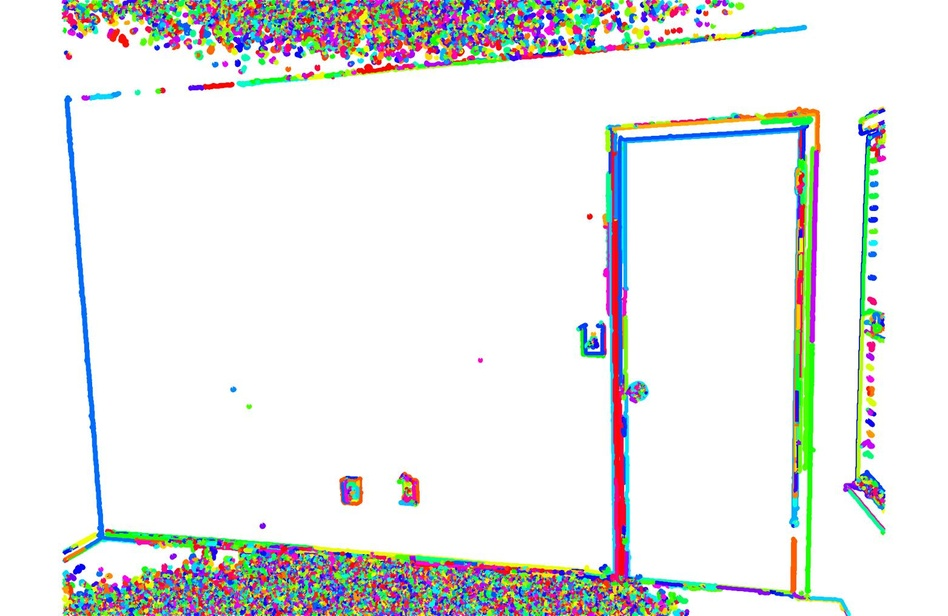
%> input picture edgedetected.jpg, 948 x 616 px, shrunk from 1563 x 1016 before the run
$ octave line_detection.m   (GNU Octave 9; MATLAB toolbox functions it lacks are replaced by stand-ins)
%> lines starting %> are read from the running program, lines starting %| are printed output that depends on the picture; in (x1, y1, x2, y2) boxes, pixels count from 0 and x2, y2 are one past the last pixel; in counts of white or black regions, pixels touching at a corner belong together; the program's own positions count from 1
input_image1 = rgb2gray(imread('edgedetected.jpg'));
%> input_image1: size 616x948 uint8; min 14, max 255, mean 233.3
input_image2 = imread('houghlines3.jpg');
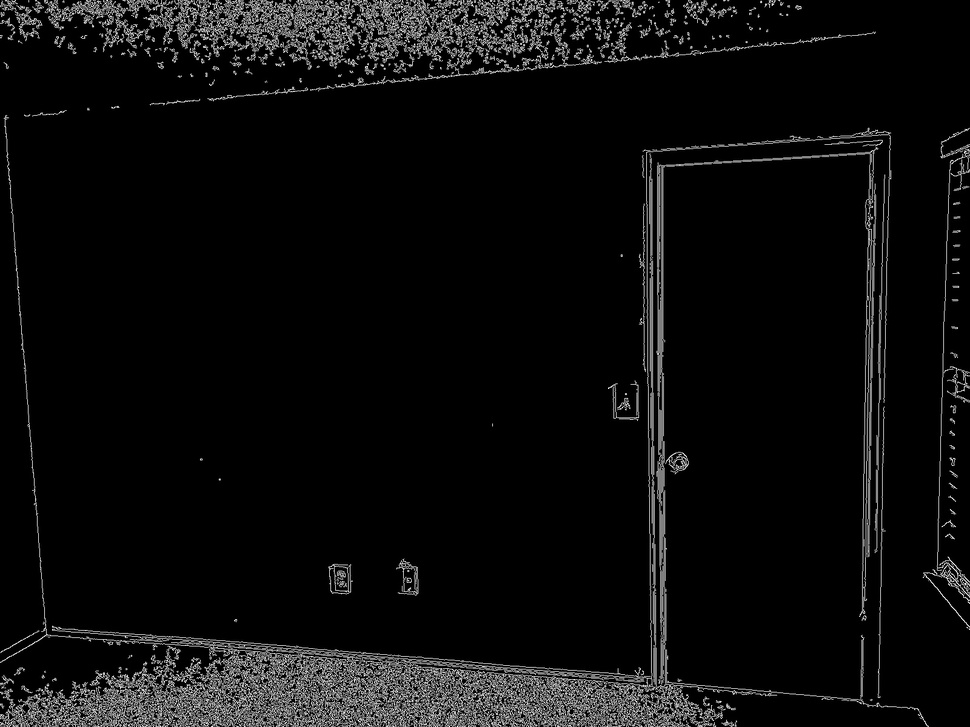
%> input picture houghlines3.jpg, 970 x 727 px, shrunk from 1600 x 1200 before the run
%> input_image2 is the input picture: size 727x970 uint8; min 0, max 255, mean 12.9
%input_image2 = rgb2gray(imread('./CV Project/switch.jpg'));
maxPeaks = 1;
fillgap = 500;
minline = 7;
binary_image1 = edge(input_image1,'canny');
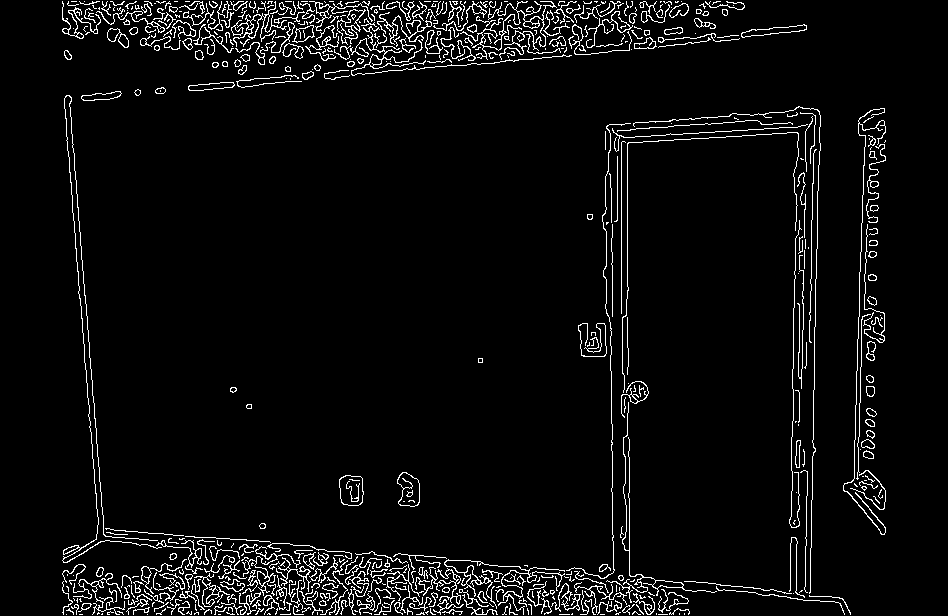
%> binary_image1: size 616x948 logical; 4.8% white in thin lines or dots, all inside (x1, y1, x2, y2) = (62, 1, 886, 615)
binary_image2 = edge(input_image2,'canny');
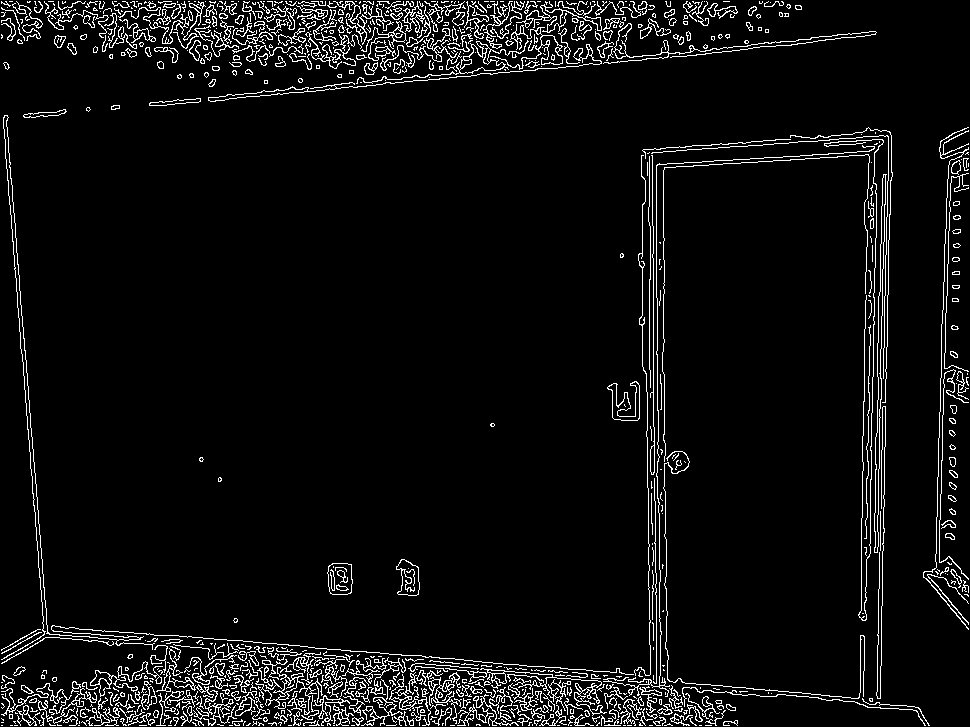
%> binary_image2: size 727x970 logical; 5.6% white in thin lines or dots
[H1,T1,R1] = hough(binary_image1);
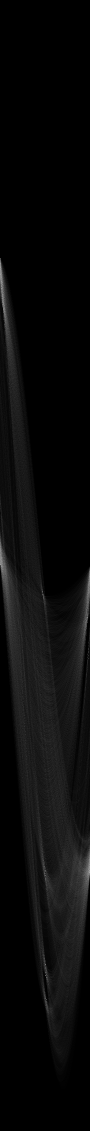
%> H1: size 2261x180 double (shown at 1/2 size); min 0, max 312, mean 12.4; drawn with min black and max white
%> T1 = 180 values from -90 to 89; R1 = 2261 values from -1130 to 1130
[H2,T2,R2] = hough(binary_image2);
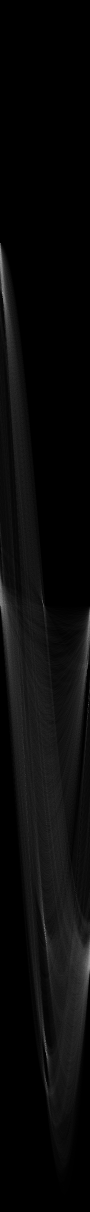
%> H2: size 2423x180 double (shown at 1/2 size); min 0, max 412, mean 16.3; drawn with min black and max white
%> T2 = 180 values from -90 to 89; R2 = 2423 values from -1211 to 1211
threshPeaks1 = ceil(0.3*max(H1(:)));
%> threshPeaks1 = 94
threshPeaks2 = ceil(0.3*max(H2(:)));
%> threshPeaks2 = 124
P1  = houghpeaks(H1, maxPeaks, 'threshold', threshPeaks1);
%> P1 = [1951 92]
P2  = houghpeaks(H2, maxPeaks, 'threshold', threshPeaks2);
%> P2 = [588 6]
hlines1 = houghlines(binary_image1, T1, R1, P1, 'FillGap', fillgap, 'MinLength', minline);
%> hlines1 = 1 line; point1 to point2 (x, y): (811, 553) to (819, 112)
hlines2 = houghlines(binary_image2, T2, R2, P2, 'FillGap', fillgap, 'MinLength', minline);
%> hlines2 = 1 line; point1 to point2 (x, y): (37, 631) to (919, 708)
h_line1 = hlines1(1);
%> h_line1 has the same summary as hlines1
h_line2 = hlines2(1);
%> h_line2 has the same summary as hlines2
X1 = [h_line1.point1(1),h_line1.point1(2);h_line1.point2(1),h_line1.point2(2)];
%> X1 = [811 553; 819 112]
X2 = [h_line2.point1(1),h_line2.point1(2);h_line2.point2(1),h_line2.point2(2)];
%> X2 = [37 631; 919 708]
height = pdist(X1,'euclidean');
%> height = 441.1
width = pdist(X2,'euclidean');
%> width = 885.4
figure,imshow(input_image1);
hold on;
hline1 = plot([h_line1.point1(1) h_line1.point2(1)],[h_line1.point1(2) h_line1.point2(2)],'w','LineWidth',4);
hline1.Color = 'red';
hline3.Color = 'blue';
title(['This height of wall is:', num2str(height)]);
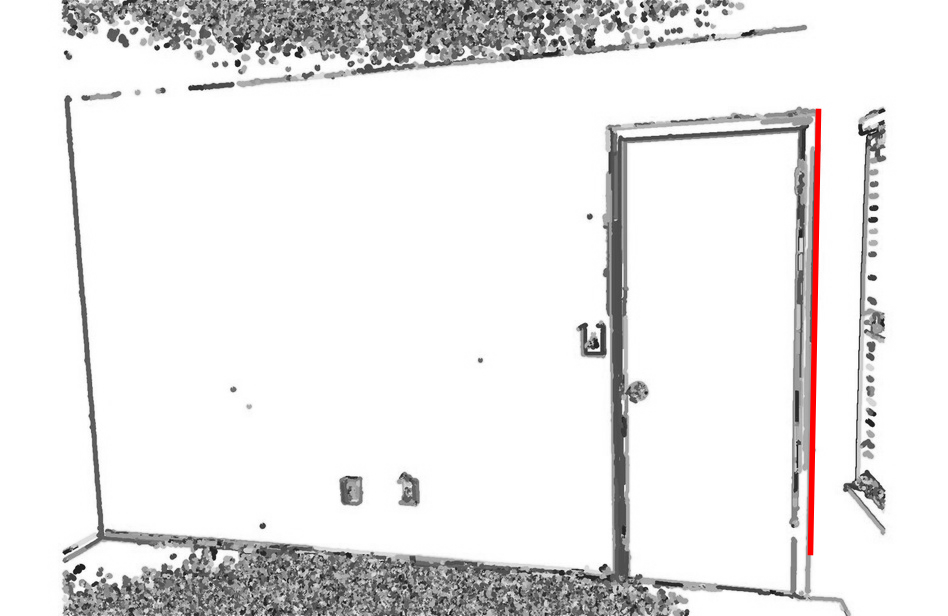
%> figure redrawn from the program's plot data; its title reads 'This height of wall is:441.0726'
figure,imshow(input_image2);
hold on;
hline2 = plot([h_line2.point1(1) h_line2.point2(1)],[h_line2.point1(2) h_line2.point2(2)],'w','LineWidth',4);
hline2.Color = 'Green';
title(['This width of wall is:', num2str(width)]);
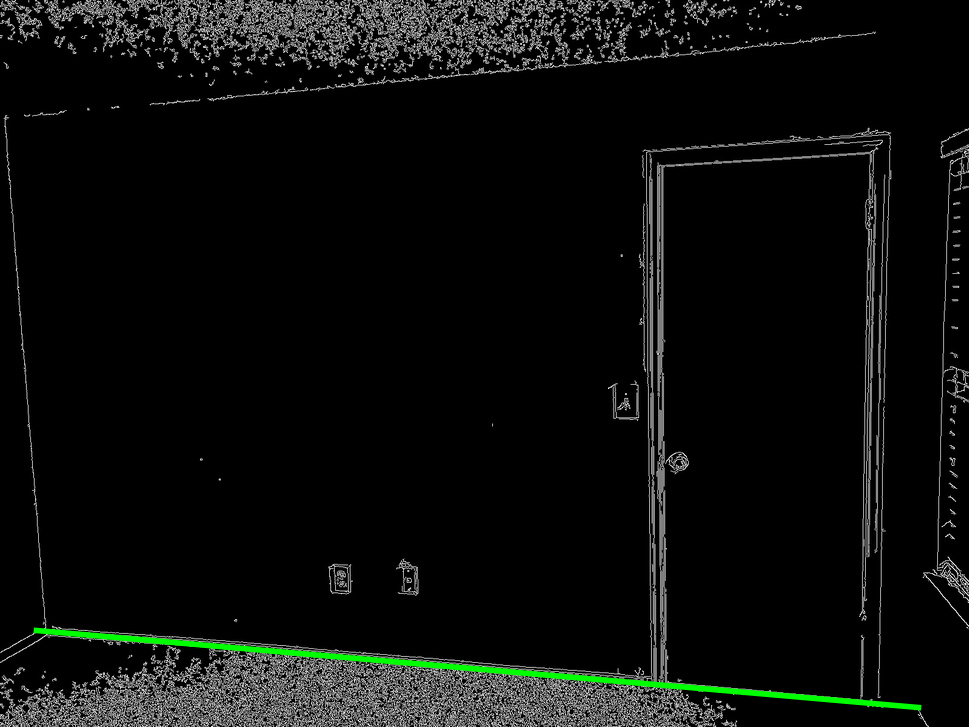
%> figure redrawn from the program's plot data; its title reads 'This width of wall is:885.3547'
diminpixels = strjoin({'in pixels room height:',num2str(height),'and width:',num2str(width)},' ');
%> diminpixels = 'in pixels room height: 441.0726 and width: 885.3547'
disp([diminpixels]);
%| in pixels room height: 441.0726 and width: 885.3547
reference_height = 5.433071;
reference_width = 3.58268;
switchrefinches = strjoin({'in inches height:',num2str(reference_height),'and width:',num2str(reference_width)},' ');
disp([switchrefinches]);
switch_height = 59;
switch_width = 40;
switchrefinpixels = strjoin({'in pixels height:',num2str(switch_height),'and width:',num2str(switch_width)},' ');
disp([switchrefinpixels]);
height_observed = (height * reference_height)/switch_height;
%> height_observed = 40.62
width_observed = (width* height_observed)/height;
%> width_observed = 81.53
heightandwidthobserved = strjoin({'in inches observed room height:',num2str(height_observed),'and width:',num2str(width_observed)},' ');
%> heightandwidthobserved = 'in inches observed room height: 40.6166 and width: 81.5287'
disp([heightandwidthobserved]);
%| in inches observed room height: 40.6166 and width: 81.5287
height_real = 98.897638;
width_real = 157.24409;
heightandwidthreal = strjoin({'in inches real room height:',num2str(height_real),'and width:',num2str(width_real)},' ');
disp([heightandwidthreal]);
height_error_rate = (abs(height_observed - height_real)/height_real)*100;
%> height_error_rate = 58.93
width_error_rate = (abs(width_observed - width_real)/width_real)*100;
%> width_error_rate = 48.15
disp([strjoin({'error in % for room height:',num2str(height_error_rate),'and width:',num2str(width_error_rate)},' ');])
%| error in % for room height: 58.9307 and width: 48.1515
